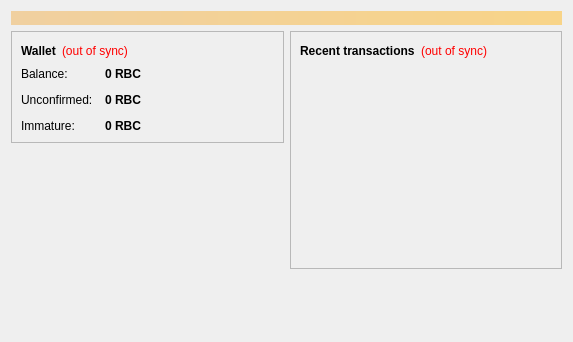
<?xml version="1.0" encoding="UTF-8"?>
<ui version="4.0">
 <class>OverviewPage</class>
 <widget class="QWidget" name="OverviewPage">
  <property name="geometry">
   <rect>
    <x>0</x>
    <y>0</y>
    <width>573</width>
    <height>342</height>
   </rect>
  </property>
  <property name="windowTitle">
   <string>Form</string>
  </property>
  <layout class="QVBoxLayout" name="topLayout">
   <item>
    <widget class="QLabel" name="labelAlerts">
     <property name="visible">
      <bool>false</bool>
     </property>
     <property name="styleSheet">
      <string notr="true">background-color: qlineargradient(x1: 0, y1: 0, x2: 1, y2: 0, stop:0 #F0D0A0, stop:1 #F8D488); color:#000000;</string>
     </property>
     <property name="wordWrap">
      <bool>true</bool>
     </property>
     <property name="margin">
      <number>3</number>
     </property>
    </widget>
   </item>
   <item>
    <layout class="QHBoxLayout" name="horizontalLayout" stretch="1,1">
     <item>
      <layout class="QVBoxLayout" name="verticalLayout_2">
       <item>
        <widget class="QFrame" name="frame">
         <property name="frameShape">
          <enum>QFrame::StyledPanel</enum>
         </property>
         <property name="frameShadow">
          <enum>QFrame::Raised</enum>
         </property>
         <layout class="QVBoxLayout" name="verticalLayout_4">
          <item>
           <layout class="QHBoxLayout" name="horizontalLayout_4">
            <item>
             <widget class="QLabel" name="label_5">
              <property name="font">
               <font>
                <weight>75</weight>
                <bold>true</bold>
               </font>
              </property>
              <property name="text">
               <string>Wallet</string>
              </property>
             </widget>
            </item>
            <item>
             <widget class="QLabel" name="labelWalletStatus">
              <property name="toolTip">
               <string>The displayed information may be out of date. Your wallet automatically synchronizes with the robocoin network after a connection is established, but this process has not completed yet.</string>
              </property>
              <property name="styleSheet">
               <string notr="true">QLabel { color: red; }</string>
              </property>
              <property name="text">
               <string notr="true">(out of sync)</string>
              </property>
              <property name="alignment">
               <set>Qt::AlignLeading|Qt::AlignLeft|Qt::AlignVCenter</set>
              </property>
             </widget>
            </item>
            <item>
             <spacer name="horizontalSpacer_2">
              <property name="orientation">
               <enum>Qt::Horizontal</enum>
              </property>
              <property name="sizeHint" stdset="0">
               <size>
                <width>40</width>
                <height>20</height>
               </size>
              </property>
             </spacer>
            </item>
           </layout>
          </item>
          <item>
           <layout class="QFormLayout" name="formLayout_2">
            <property name="fieldGrowthPolicy">
             <enum>QFormLayout::AllNonFixedFieldsGrow</enum>
            </property>
            <property name="horizontalSpacing">
             <number>12</number>
            </property>
            <property name="verticalSpacing">
             <number>12</number>
            </property>
            <item row="0" column="0">
             <widget class="QLabel" name="label">
              <property name="text">
               <string>Balance:</string>
              </property>
             </widget>
            </item>
            <item row="0" column="1">
             <widget class="QLabel" name="labelBalance">
              <property name="font">
               <font>
                <weight>75</weight>
                <bold>true</bold>
               </font>
              </property>
              <property name="cursor">
               <cursorShape>IBeamCursor</cursorShape>
              </property>
              <property name="toolTip">
               <string>Your current balance</string>
              </property>
              <property name="text">
               <string notr="true">0 RBC</string>
              </property>
              <property name="textInteractionFlags">
               <set>Qt::LinksAccessibleByMouse|Qt::TextSelectableByKeyboard|Qt::TextSelectableByMouse</set>
              </property>
             </widget>
            </item>
            <item row="1" column="0">
             <widget class="QLabel" name="label_3">
              <property name="text">
               <string>Unconfirmed:</string>
              </property>
             </widget>
            </item>
            <item row="1" column="1">
             <widget class="QLabel" name="labelUnconfirmed">
              <property name="font">
               <font>
                <weight>75</weight>
                <bold>true</bold>
               </font>
              </property>
              <property name="cursor">
               <cursorShape>IBeamCursor</cursorShape>
              </property>
              <property name="toolTip">
               <string>Total of transactions that have yet to be confirmed, and do not yet count toward the current balance</string>
              </property>
              <property name="text">
               <string notr="true">0 RBC</string>
              </property>
              <property name="textInteractionFlags">
               <set>Qt::LinksAccessibleByMouse|Qt::TextSelectableByKeyboard|Qt::TextSelectableByMouse</set>
              </property>
             </widget>
            </item>
            <item row="2" column="0">
             <widget class="QLabel" name="labelImmatureText">
              <property name="text">
               <string>Immature:</string>
              </property>
             </widget>
            </item>
            <item row="2" column="1">
             <widget class="QLabel" name="labelImmature">
              <property name="font">
               <font>
                <weight>75</weight>
                <bold>true</bold>
               </font>
              </property>
              <property name="toolTip">
               <string>Mined balance that has not yet matured</string>
              </property>
              <property name="text">
               <string notr="true">0 RBC</string>
              </property>
              <property name="textInteractionFlags">
               <set>Qt::LinksAccessibleByMouse|Qt::TextSelectableByKeyboard|Qt::TextSelectableByMouse</set>
              </property>
             </widget>
            </item>
           </layout>
          </item>
         </layout>
        </widget>
       </item>
       <item>
        <spacer name="verticalSpacer">
         <property name="orientation">
          <enum>Qt::Vertical</enum>
         </property>
         <property name="sizeHint" stdset="0">
          <size>
           <width>20</width>
           <height>40</height>
          </size>
         </property>
        </spacer>
       </item>
      </layout>
     </item>
     <item>
      <layout class="QVBoxLayout" name="verticalLayout_3">
       <item>
        <widget class="QFrame" name="frame_2">
         <property name="frameShape">
          <enum>QFrame::StyledPanel</enum>
         </property>
         <property name="frameShadow">
          <enum>QFrame::Raised</enum>
         </property>
         <layout class="QVBoxLayout" name="verticalLayout">
          <item>
           <layout class="QHBoxLayout" name="horizontalLayout_2">
            <item>
             <widget class="QLabel" name="label_4">
              <property name="text">
               <string>&lt;b&gt;Recent transactions&lt;/b&gt;</string>
              </property>
             </widget>
            </item>
            <item>
             <widget class="QLabel" name="labelTransactionsStatus">
              <property name="toolTip">
               <string>The displayed information may be out of date. Your wallet automatically synchronizes with the robocoin network after a connection is established, but this process has not completed yet.</string>
              </property>
              <property name="styleSheet">
               <string notr="true">QLabel { color: red; }</string>
              </property>
              <property name="text">
               <string notr="true">(out of sync)</string>
              </property>
              <property name="alignment">
               <set>Qt::AlignRight|Qt::AlignTrailing|Qt::AlignVCenter</set>
              </property>
             </widget>
            </item>
            <item>
             <spacer name="horizontalSpacer">
              <property name="orientation">
               <enum>Qt::Horizontal</enum>
              </property>
              <property name="sizeHint" stdset="0">
               <size>
                <width>40</width>
                <height>20</height>
               </size>
              </property>
             </spacer>
            </item>
           </layout>
          </item>
          <item>
           <widget class="QListView" name="listTransactions">
            <property name="styleSheet">
             <string notr="true">QListView { background: transparent; }</string>
            </property>
            <property name="frameShape">
             <enum>QFrame::NoFrame</enum>
            </property>
            <property name="verticalScrollBarPolicy">
             <enum>Qt::ScrollBarAlwaysOff</enum>
            </property>
            <property name="horizontalScrollBarPolicy">
             <enum>Qt::ScrollBarAlwaysOff</enum>
            </property>
            <property name="selectionMode">
             <enum>QAbstractItemView::NoSelection</enum>
            </property>
           </widget>
          </item>
         </layout>
        </widget>
       </item>
       <item>
        <spacer name="verticalSpacer_2">
         <property name="orientation">
          <enum>Qt::Vertical</enum>
         </property>
         <property name="sizeHint" stdset="0">
          <size>
           <width>20</width>
           <height>40</height>
          </size>
         </property>
        </spacer>
       </item>
      </layout>
     </item>
    </layout>
   </item>
  </layout>
 </widget>
 <resources/>
 <connections/>
</ui>
